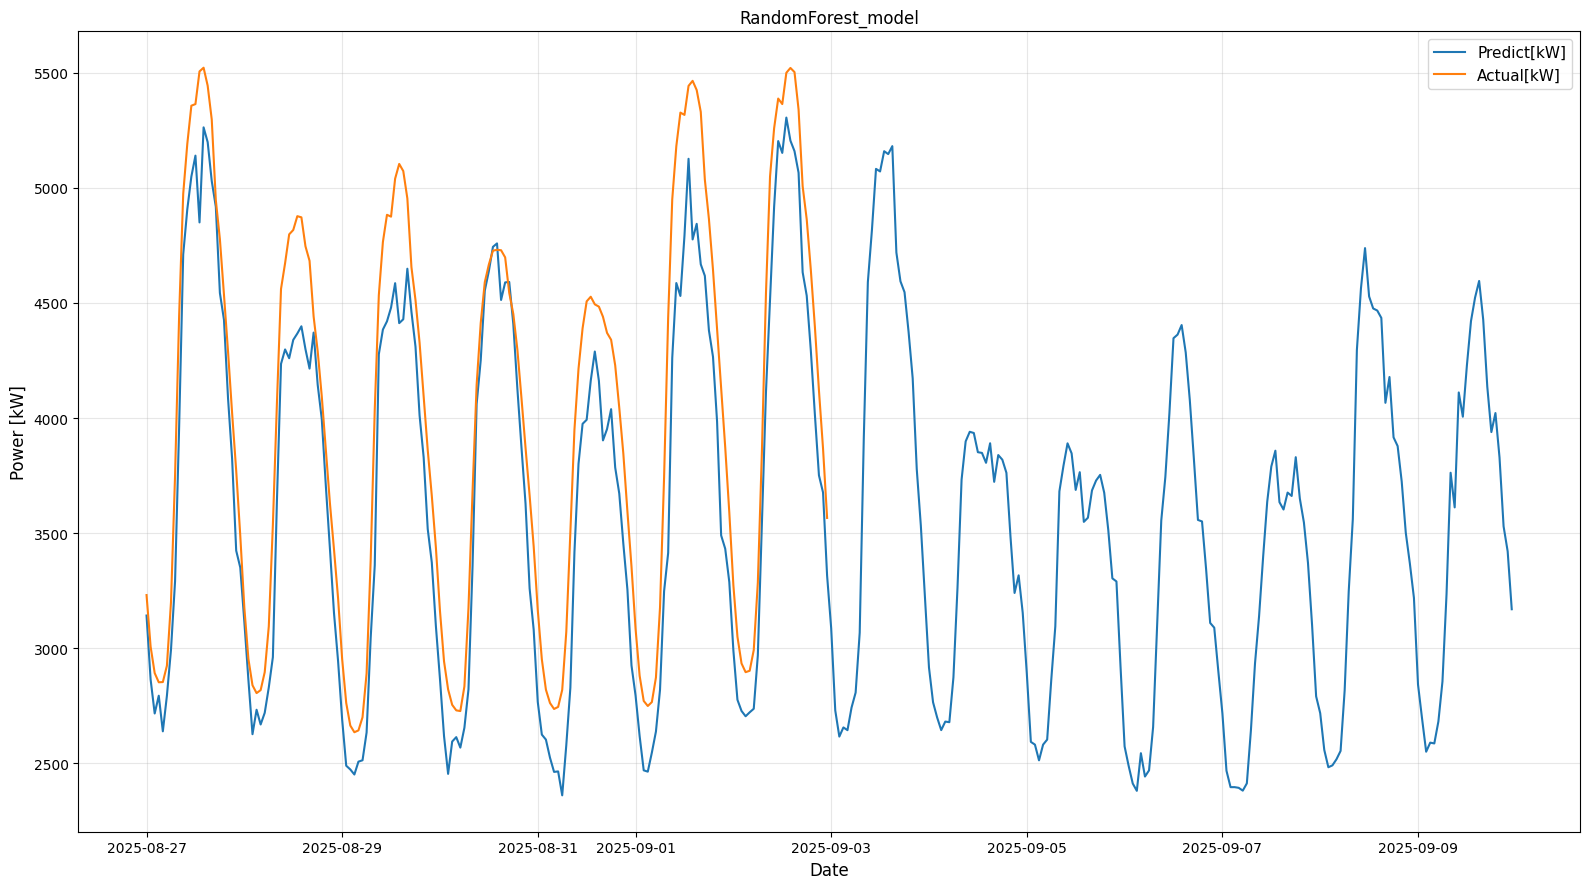

Generate this figure with Python:
# -*- coding: utf-8 -*-
"""
電力需要予測AIモデル - RandomForest翌日予測モジュール

学習済みRandomForestモデルを使用して明日の電力需要を予測し、
結果をCSVファイルとグラフで出力するモジュール。
"""

import datetime
import os
import pickle
import traceback
import time
import gc
import psutil
from dataclasses import dataclass
from functools import wraps
from typing import Optional, Tuple

import matplotlib.pyplot as plt
import numpy as np
import pandas as pd
from sklearn.metrics import mean_squared_error, r2_score
from sklearn.preprocessing import StandardScaler

# matplotlib日本語フォント設定
plt.rcParams['figure.dpi'] = 100
plt.rcParams['savefig.dpi'] = 100
plt.rcParams['savefig.bbox'] = 'tight'
plt.rcParams['savefig.pad_inches'] = 0.1
plt.rcParams['font.family'] = 'DejaVu Sans'
plt.rcParams['font.size'] = 10
plt.rcParams['axes.grid'] = True
plt.rcParams['grid.alpha'] = 0.3
plt.rcParams['lines.linewidth'] = 1.5
plt.rcParams['axes.linewidth'] = 0.8

@dataclass
class RandomForestTomorrowConfig:
    """RandomForest翌日予測設定クラス"""
    # 入力データ関連
    XTRAIN_CSV: str = r"data/Xtrain.csv"
    XTEST_CSV: str = r"data/Xtest.csv"
    YTRAIN_CSV: str = r"data/Ytrain.csv"
    YTEST_CSV: str = r"tomorrow/Ytest.csv"
    XTOMORROW_CSV: str = r"tomorrow/tomorrow.csv"
    
    # モデル関連
    MODEL_SAV: str = r'train/RandomForest/RandomForest_model.sav'
    
    # 出力関連
    YPRED_CSV: str = r'tomorrow/RandomForest/RandomForest_Ypred.csv'
    YPRED_PNG: str = r'tomorrow/RandomForest/RandomForest_Ypred.png'
    YPRED_7D_PNG: str = r'tomorrow/RandomForest/RandomForest_Ypred_7d.png'
    YTOMORROW_CSV: str = r'tomorrow/RandomForest/RandomForest_tomorrow.csv'
    YTOMORROW_PNG: str = r'tomorrow/RandomForest/RandomForest_tomorrow.png'
    
    # 設定パラメータ
    PAST_DAYS: int = 7
    LEARNING_RATE: float = 0.0
    EPOCHS: int = 0
    VALIDATION_SPLIT: float = 0.0
    HISTORY_PNG: str = ""
    
    # データ列
    X_COLS: tuple = ("MONTH", "WEEK", "HOUR", "TEMP")
    Y_COLS: tuple = ("KW",)

def robust_model_operation(operation_name: str):
    """モデル操作の堅牢性を保証するデコレータ"""
    def decorator(func):
        @wraps(func)
        def wrapper(*args, **kwargs):
            start_time = time.time()
            initial_memory = psutil.Process().memory_info().rss / 1024 / 1024  # MB
            
            try:
                print(f"実行開始: {operation_name}")
                result = func(*args, **kwargs)
                
                # メモリ使用量とガベージコレクション
                collected = gc.collect()
                final_memory = psutil.Process().memory_info().rss / 1024 / 1024  # MB
                execution_time = time.time() - start_time
                
                print(f"実行完了: {operation_name}")
                print(f"実行時間: {execution_time:.3f}秒")
                print(f"メモリ使用量: {initial_memory:.1f}MB → {final_memory:.1f}MB (差分: {final_memory-initial_memory:+.1f}MB)")
                print(f"ガベージコレクション: {collected}個のオブジェクトを回収")
                
                return result
                
            except Exception as e:
                print(f"エラー発生 in {operation_name}: {e}")
                print(f"トレースバック:\n{traceback.format_exc()}")
                return None
                
        return wrapper
    return decorator


@robust_model_operation("学習・テスト・翌日データ読み込み")
def load_training_and_test_data(config: RandomForestTomorrowConfig) -> Tuple[np.ndarray, np.ndarray, np.ndarray]:
    """学習データ、テストデータ、翌日データを読み込み"""
    if not os.path.exists(config.XTRAIN_CSV):
        raise FileNotFoundError(f"学習用データファイルが見つかりません: {config.XTRAIN_CSV}")
    if not os.path.exists(config.YTEST_CSV):
        raise FileNotFoundError(f"テストデータファイルが見つかりません: {config.YTEST_CSV}")
    if not os.path.exists(config.XTOMORROW_CSV):
        raise FileNotFoundError(f"予測用データファイルが見つかりません: {config.XTOMORROW_CSV}")
    
    x_train = pd.read_csv(config.XTRAIN_CSV).to_numpy().astype('float32')
    y_test = pd.read_csv(config.YTEST_CSV).values.astype('int32').flatten()
    x_tomorrow = pd.read_csv(config.XTOMORROW_CSV).to_numpy().astype('float32')
    
    print(f"データ読み込み完了 - x_train: {x_train.shape}, y_test: {y_test.shape}, x_tomorrow: {x_tomorrow.shape}")
    return x_train, y_test, x_tomorrow

@robust_model_operation("データ標準化")
def standardize_data(x_train: np.ndarray, x_tomorrow: np.ndarray) -> Tuple[np.ndarray, np.ndarray, StandardScaler]:
    """データの標準化を実行"""
    scaler = StandardScaler()
    x_train_scaled = scaler.fit_transform(x_train)
    x_tomorrow_scaled = scaler.transform(x_tomorrow)
    
    print(f"データ標準化完了 - 学習データ: {x_train_scaled.shape}, 翌日データ: {x_tomorrow_scaled.shape}")
    return x_train_scaled, x_tomorrow_scaled, scaler

@robust_model_operation("RandomForestモデル読み込み")
def load_random_forest_model(config: RandomForestTomorrowConfig):
    """RandomForestモデルを読み込み"""
    if not os.path.exists(config.MODEL_SAV):
        raise FileNotFoundError(f"RandomForestモデルファイルが見つかりません: {config.MODEL_SAV}")
    
    with open(config.MODEL_SAV, 'rb') as f:
        model = pickle.load(f)
    
    print(f"RandomForestモデル読み込み完了: {config.MODEL_SAV}")
    return model

@robust_model_operation("RandomForest予測実行")
def predict_with_model(model, x_tomorrow: np.ndarray, y_test: np.ndarray) -> np.ndarray:
    """RandomForestモデルを使用して予測を実行"""
    min_length = min(len(x_tomorrow), len(y_test))
    
    # テスト精度を確認（参考値）
    if min_length > 0:
        test_accuracy = model.score(x_tomorrow[:min_length], y_test[:min_length])
        print(f"テスト精度（R²スコア参考値）: {test_accuracy:.3f}")
    
    # 予測実行
    y_tomorrow = model.predict(x_tomorrow)
    
    print(f"予測完了 - 予測結果形状: {y_tomorrow.shape}")
    return y_tomorrow

@robust_model_operation("予測結果保存")
def save_prediction_results(config: RandomForestTomorrowConfig, y_tomorrow: np.ndarray) -> None:
    """予測結果をCSVファイルに保存"""
    os.makedirs(os.path.dirname(config.YTOMORROW_CSV), exist_ok=True)
    
    y_tomorrow_df = pd.DataFrame(y_tomorrow, columns=list(config.Y_COLS))
    y_tomorrow_df.to_csv(config.YTOMORROW_CSV, index=False)
    
    print(f"予測結果保存完了: {config.YTOMORROW_CSV} ({len(y_tomorrow_df)}行)")

@robust_model_operation("精度指標計算")
def calculate_metrics(y_test: np.ndarray, y_tomorrow: np.ndarray) -> Tuple[float, float]:
    """予測精度指標を計算"""
    min_length = min(len(y_test), len(y_tomorrow))
    if min_length == 0:
        raise ValueError("比較するデータがありません")
    
    y_test_trimmed = y_test[:min_length]
    y_tomorrow_trimmed = y_tomorrow[:min_length]
    
    # RMSE計算
    rmse = mean_squared_error(y_test_trimmed, y_tomorrow_trimmed, squared=False)
    
    # R²スコア計算
    r2_score_value = r2_score(y_test_trimmed, y_tomorrow_trimmed)
    
    print(f"RMSE: {rmse:.2f} kW, R²スコア: {r2_score_value:.3f}")
    return rmse, r2_score_value

@robust_model_operation("グラフ生成")
def create_prediction_visualization(config: RandomForestTomorrowConfig, y_test: np.ndarray, y_tomorrow: np.ndarray) -> None:
    """予測結果の可視化グラフを作成"""
    os.makedirs(os.path.dirname(config.YTOMORROW_PNG), exist_ok=True)
    
    min_length = min(len(y_test), len(y_tomorrow))
    
    # データフレームに変換
    df_result1 = pd.DataFrame({"Predict[kW]": y_tomorrow.ravel()})
    df_result2 = pd.DataFrame({"Actual[kW]": y_test.ravel()})
    
    # 日時インデックス設定
    now = datetime.datetime.now()
    past_days_ago = (now - datetime.timedelta(days=config.PAST_DAYS)).date()
    
    df_result1.index = pd.date_range(start=past_days_ago, periods=len(df_result1), freq='h')
    df_result2.index = pd.date_range(start=past_days_ago, periods=len(df_result2), freq='h')
    
    # グラフ描画
    plt.figure(figsize=(16, 9))
    plt.plot(df_result1.index, df_result1['Predict[kW]'], label='Predict[kW]')
    plt.plot(df_result2.index[:min_length], df_result2['Actual[kW]'][:min_length], label='Actual[kW]')
    
    # タイトル設定
    model_name = os.path.splitext(os.path.basename(config.MODEL_SAV))[0]
    plt.title(model_name, fontsize=12)
    plt.xlabel('Date', fontsize=12)
    plt.ylabel('Power [kW]', fontsize=12)
    plt.legend(fontsize=11)
    plt.xticks(fontsize=10)
    plt.yticks(fontsize=10)
    plt.tight_layout()
    
    plt.savefig(config.YTOMORROW_PNG)
    plt.close()
    
    print(f"グラフ保存完了: {config.YTOMORROW_PNG}")

def tomorrow(
    Xtrain_csv: str,
    Xtest_csv: str,
    Ytrain_csv: str,
    Ytest_csv: str,
    model_sav: str,
    Ypred_csv: str,
    Ypred_png: str,
    Ypred_7d_png: str,
    learning_rate: float,
    epochs: int,
    validation_split: float,
    history_png: str,
    Xtomorrow_csv: str,
    Ytomorrow_csv: str,
    Ytomorrow_png: str,
    past_days: int
) -> Optional[Tuple[float, float]]:
    """レガシー関数：下位互換性のため保持"""
    config = RandomForestTomorrowConfig(
        XTRAIN_CSV=Xtrain_csv,
        XTEST_CSV=Xtest_csv,
        YTRAIN_CSV=Ytrain_csv,
        YTEST_CSV=Ytest_csv,
        MODEL_SAV=model_sav,
        YPRED_CSV=Ypred_csv,
        YPRED_PNG=Ypred_png,
        YPRED_7D_PNG=Ypred_7d_png,
        XTOMORROW_CSV=Xtomorrow_csv,
        YTOMORROW_CSV=Ytomorrow_csv,
        YTOMORROW_PNG=Ytomorrow_png,
        PAST_DAYS=past_days,
        LEARNING_RATE=learning_rate,
        EPOCHS=epochs,
        VALIDATION_SPLIT=validation_split,
        HISTORY_PNG=history_png
    )
    return execute_tomorrow_prediction(config)

@robust_model_operation("RandomForest翌日予測メイン処理")
def execute_tomorrow_prediction(config: RandomForestTomorrowConfig) -> Optional[Tuple[float, float]]:
    """統一されたRandomForest翌日予測処理"""
    # 1. データ読み込み
    x_train, y_test, x_tomorrow = load_training_and_test_data(config)
    if x_train is None or y_test is None or x_tomorrow is None:
        return None, None
    
    # 2. データ標準化
    x_train_scaled, x_tomorrow_scaled, scaler = standardize_data(x_train, x_tomorrow)
    if x_train_scaled is None or x_tomorrow_scaled is None:
        return None, None
    
    # 3. モデル読み込み
    model = load_random_forest_model(config)
    if model is None:
        return None, None
    
    # 4. 予測実行
    y_tomorrow = predict_with_model(model, x_tomorrow_scaled, y_test)
    if y_tomorrow is None:
        return None, None
    
    # 5. 予測結果保存
    save_prediction_results(config, y_tomorrow)
    
    # 6. 精度指標計算
    rmse, r2_score_value = calculate_metrics(y_test, y_tomorrow)
    if rmse is None or r2_score_value is None:
        return None, None
    
    # 7. 可視化作成
    create_prediction_visualization(config, y_test, y_tomorrow)
    
    return rmse, r2_score_value


if __name__ == "__main__":
    # 設定初期化
    config = RandomForestTomorrowConfig()
    
    print("=" * 60)
    print("RandomForest翌日電力需要予測 開始")
    print("=" * 60)
    
    start_time = time.time()
    
    # 翌日予測実行
    result = execute_tomorrow_prediction(config)
    
    total_time = time.time() - start_time
    
    print("=" * 60)
    print("RandomForest翌日電力需要予測 完了")
    if result is not None and result != (None, None):
        rmse, r2_score_value = result
        print(f"最終結果 - RMSE: {rmse:.2f} kW, R²スコア: {r2_score_value:.3f}")
    else:
        print("予測処理が失敗しました")
    print(f"総実行時間: {total_time:.3f}秒")
    print("=" * 60)